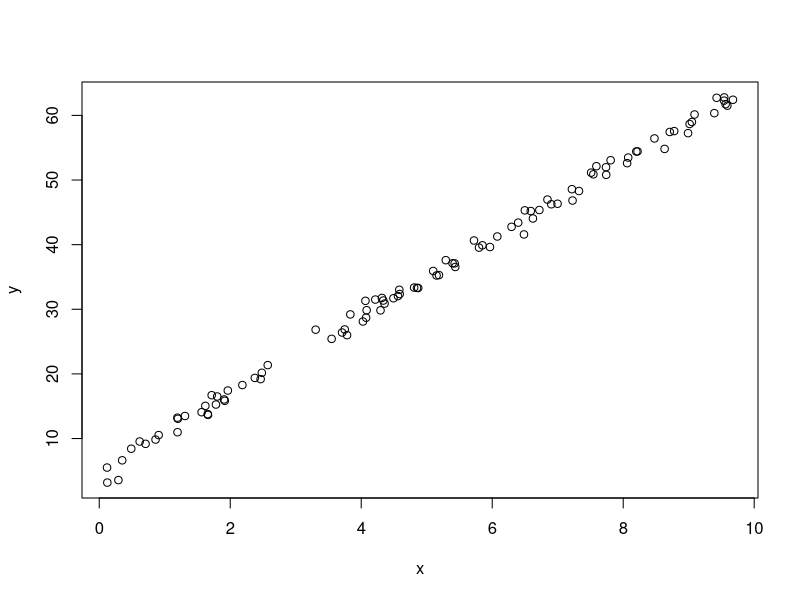
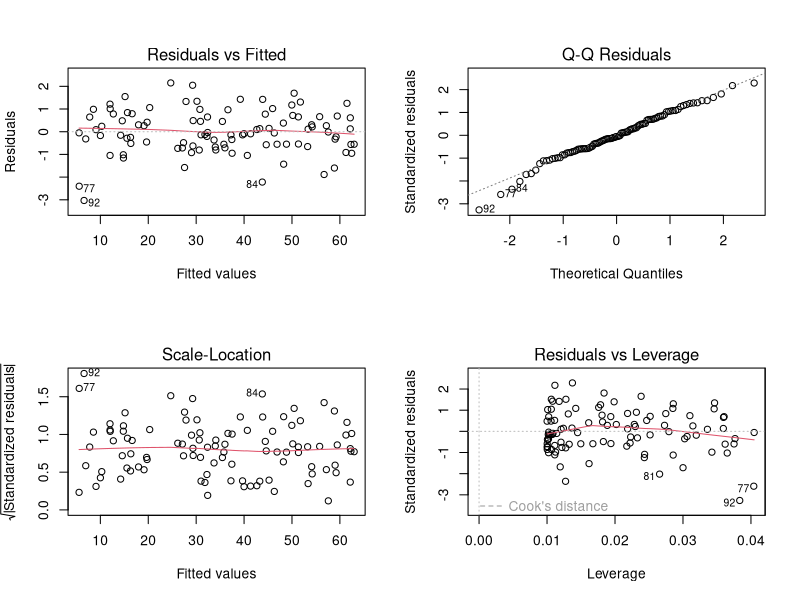
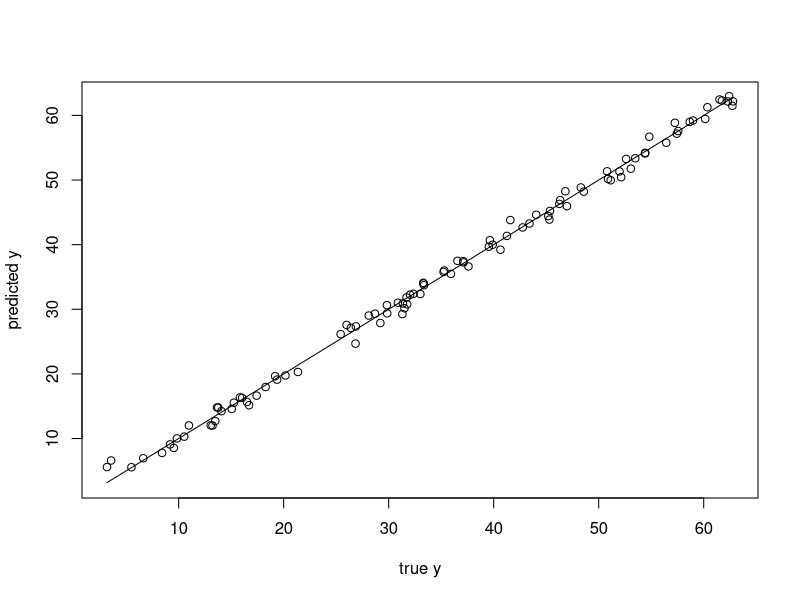
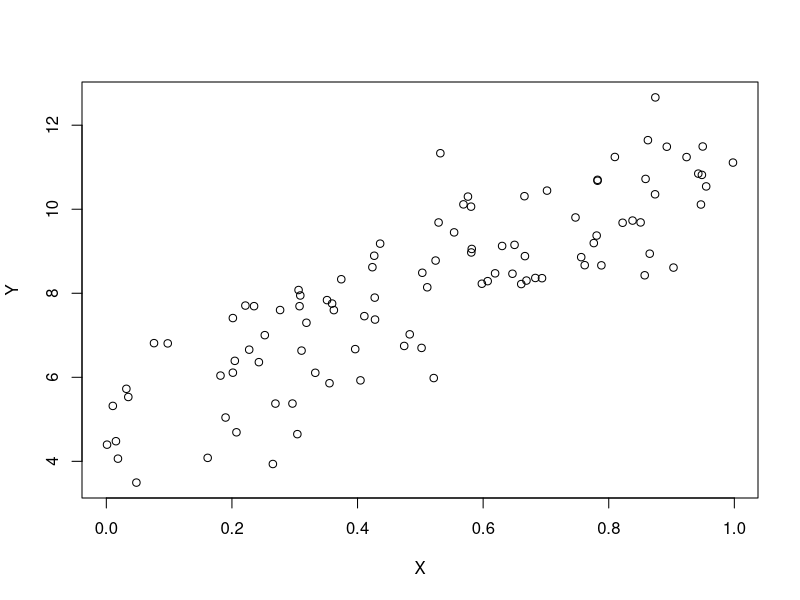
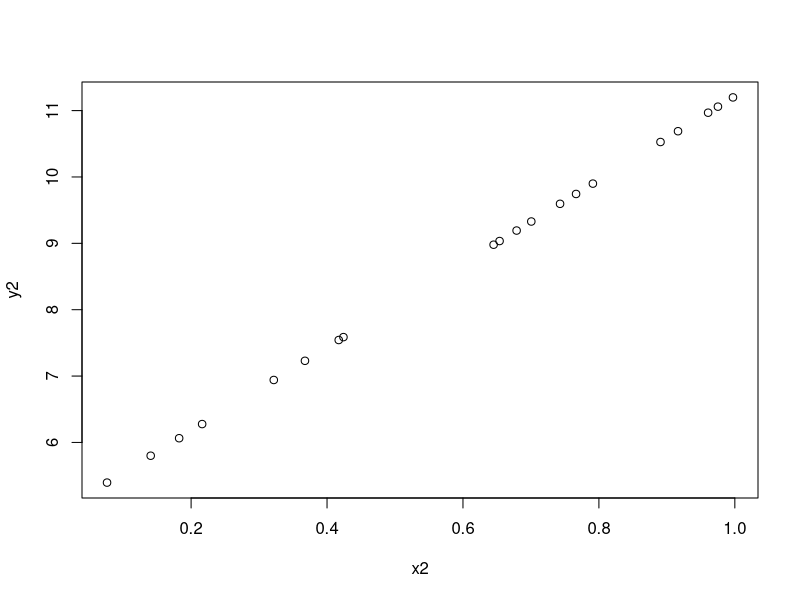

Write the R code that produced these figures, in order.
# Module 4 Lab 3: Linear Regression
# from "Data Science and Big Data Analytics" 

###################################################
# Step 2: Generate the OLS Model
###################################################
setwd("~/LAB06")
x <- runif(100, 0, 10)  #This generates random numbers to model
y <- 5 + 6*x + rnorm(100)               

#Plot it
plot (x,y)

###################################################
# Step 4: OLS model
###################################################
d <- lm(y ~ x)

# Learn about this object 
help(lm)

###################################################
# Step 5: Compact model results
###################################################
print(d)

# Pretty graphics for regression diagnostics --
par(mfrow=c(2,2))
plot(d)
ypred <- predict(d)
par(mfrow=c(1,1))
plot(y,y, type="l", xlab="true y", ylab="predicted y")
points(y, ypred)

###################################################
#Generate Summary Outputs
###################################################

# Detailed model results --
d1<-summary(d)
print(d1)

# Learn about this object by saying ?summary.lm and by saying str(d)
cat("OLS gave slope of ", d1$coefficients[2,1], "and an R-sqr of ", d1$r.squared, "\n")

###################################################
#Step 7: Introduce a slight nonlinearity
###################################################
x1 <- runif(100) # as before
y1 = 5 + 6*x1 + 0.1*x1*x1 + rnorm(100)

#Put x1 and y1 into a data fraom and plot it
fitdata<-data.frame(x1,y1)
names(fitdata)<-c("X", "Y")
plot(fitdata)

###################################################
# Step 8: OLS model
###################################################
d2 <- lm(Y ~ ., data = fitdata)
print(d2)
summary(d2) #How have the R-squared and coeffcients changed?

###################################################
#Step 9: Make predictions 
###################################################
x2 <- runif(20)
predictdata<-data.frame(x2)
names(predictdata)<-c("X")
y2 <- predict(d2, newdata=predictdata)
plot(x2,y2) #How do these predictions look?